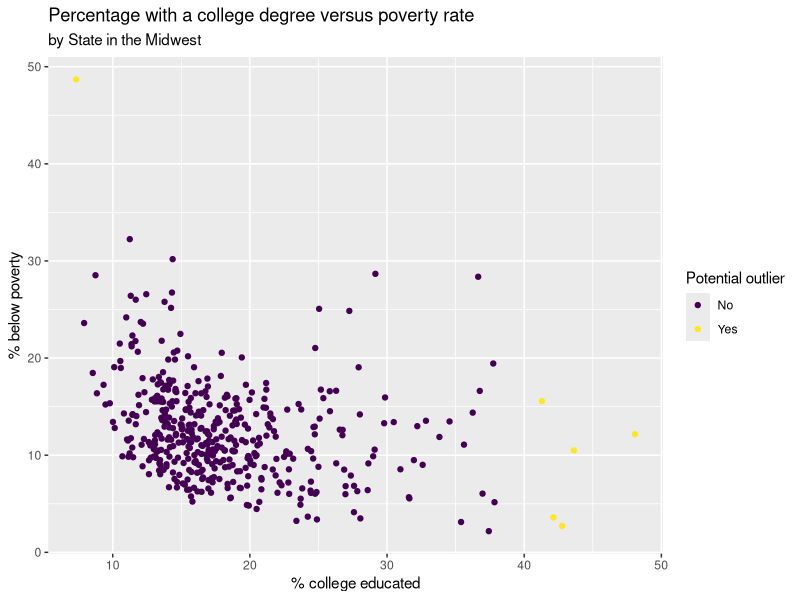

Write R code to recreate this figure.
## ---- chunk 1
#| eval: true
#| message: false

library(tidyverse)
## ---- chunk 2
?midwest
## ---- chunk 3
midwest |>
  count(state, name = "n_counties") |>
  arrange(desc(n_counties))
## ---- chunk 4
midwest |>
  count(county, name = "n_states") |>
  filter(n_states == 5) |>
  arrange(desc(n_states))
## ---- chunk 5
midwest |>
  filter(popdensity > 25000) |>
  select(county, state, popdensity, poptotal, area) |>
  arrange(desc(popdensity))
## ---- chunk 6
midwest |>
  filter(popdensity == max(popdensity)) |>
  select(county, state, popdensity, poptotal, area)
## ---- chunk 7
midwest |>
  summarize(
    median_density = median(popdensity),
    q1_density = quantile(popdensity, 0.25),
    q3_density = quantile(popdensity, 0.75)
  )
## ---- chunk 8
midwest |>
  mutate(metro = if_else(inmetro == 1, "Yes", "No")) |>
  group_by(state) |>
  summarize(propotion_urban = mean(metro == "Yes"))
## ---- chunk 9
midwest |>
  filter(percollege < 10, percbelowpoverty > 45) |>
  select(county, state, percbelowpoverty, percollege)
## ---- chunk 10
midwest |>
  filter(percollege > 40, percbelowpoverty < 20) |>
  select(county, state, percbelowpoverty, percollege)
## ---- chunk 11
midwest |>
  filter(
    (percollege < 10 & percbelowpoverty > 45) |
    (percollege >40 & percbelowpoverty < 20)) |>
  select(county, state, percbelowpoverty, percollege)
## ---- chunk 12
midwest |>
  mutate(potential_outlier = if_else(
    (percollege < 10 & percbelowpoverty > 45) |
    (percollege > 40 & percbelowpoverty < 20),
    "Yes", "No")) |>
  select(county, state, percbelowpoverty, percollege, potential_outlier) |>
  arrange(potential_outlier)
## ---- chunk 13
midwest |>
  mutate(potential_outlier = if_else(
    (percollege < 10 & percbelowpoverty > 45) |
    (percollege > 40 & percbelowpoverty < 20),
    "Yes", "No")) |>
  ggplot(aes(x = percollege, y = percbelowpoverty, color = potential_outlier)) +
  geom_point() +
  labs(
    title = "Percentage with a college degree versus poverty rate",
    subtitle = "by State in the Midwest",
    x = "% college educated",
    y = "% below poverty",
    color = "Potential outlier"
  ) +
  scale_color_viridis_d()
